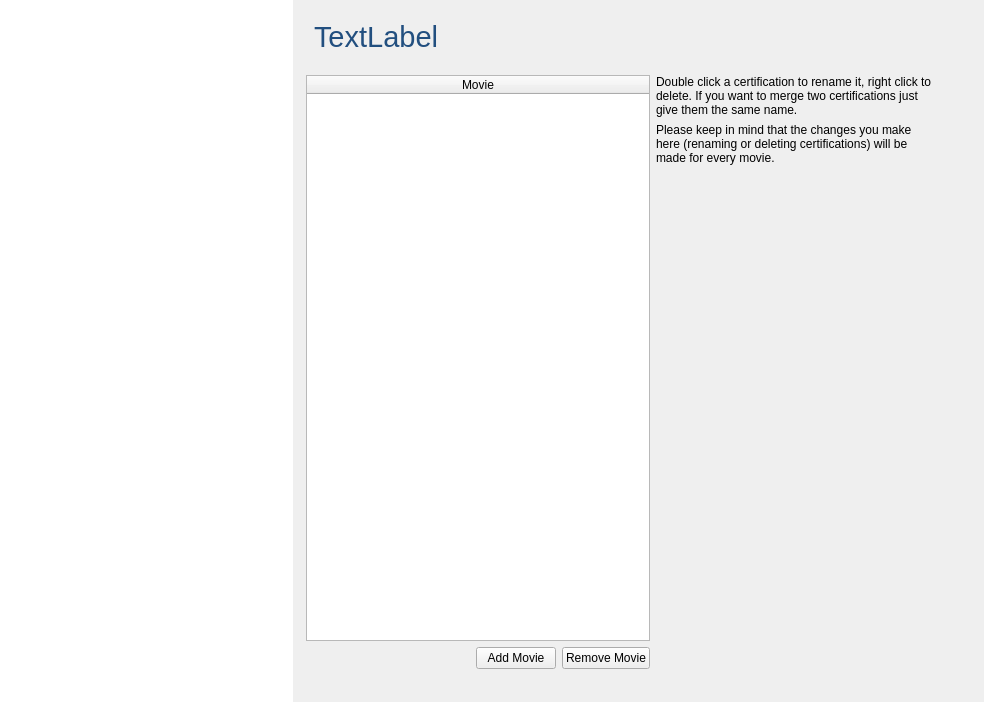
<?xml version="1.0" encoding="UTF-8"?>
<ui version="4.0">
 <class>CertificationWidget</class>
 <widget class="QWidget" name="CertificationWidget">
  <property name="geometry">
   <rect>
    <x>0</x>
    <y>0</y>
    <width>984</width>
    <height>702</height>
   </rect>
  </property>
  <property name="windowTitle">
   <string>Form</string>
  </property>
  <property name="styleSheet">
   <string notr="true">#certifications {
	border: 0px;
}
</string>
  </property>
  <layout class="QVBoxLayout" name="verticalLayout_2">
   <property name="leftMargin">
    <number>0</number>
   </property>
   <property name="topMargin">
    <number>0</number>
   </property>
   <property name="rightMargin">
    <number>0</number>
   </property>
   <property name="bottomMargin">
    <number>0</number>
   </property>
   <item>
    <widget class="MySplitter" name="splitter">
     <property name="orientation">
      <enum>Qt::Horizontal</enum>
     </property>
     <property name="handleWidth">
      <number>1</number>
     </property>
     <widget class="QTableWidget" name="certifications">
      <property name="styleSheet">
       <string notr="true">#certifications {
	alternate-background-color: #f9f9f9;
	selection-background-color: qlineargradient(spread:pad, x1:0, y1:0, x2:0, y2:1, stop:0 #4185b6, stop:1 #1b6aa5);
	color: #395265;
    selection-color: #ffffff;
}
</string>
      </property>
      <property name="alternatingRowColors">
       <bool>true</bool>
      </property>
      <property name="showGrid">
       <bool>false</bool>
      </property>
      <attribute name="horizontalHeaderVisible">
       <bool>false</bool>
      </attribute>
      <attribute name="horizontalHeaderStretchLastSection">
       <bool>true</bool>
      </attribute>
      <attribute name="verticalHeaderVisible">
       <bool>false</bool>
      </attribute>
      <column>
       <property name="text">
        <string>Certification</string>
       </property>
      </column>
     </widget>
     <widget class="QWidget" name="horizontalLayoutWidget">
      <layout class="QVBoxLayout" name="verticalLayout_3" stretch="0,1">
       <property name="leftMargin">
        <number>0</number>
       </property>
       <property name="topMargin">
        <number>20</number>
       </property>
       <property name="rightMargin">
        <number>0</number>
       </property>
       <property name="bottomMargin">
        <number>21</number>
       </property>
       <item>
        <widget class="QLabel" name="certificationName">
         <property name="font">
          <font>
           <family>Helvetica Neue</family>
           <pointsize>22</pointsize>
          </font>
         </property>
         <property name="styleSheet">
          <string notr="true">color: #224f7f;
</string>
         </property>
         <property name="text">
          <string>TextLabel</string>
         </property>
         <property name="indent">
          <number>20</number>
         </property>
        </widget>
       </item>
       <item>
        <widget class="QGroupBox" name="groupBox">
         <property name="styleSheet">
          <string notr="true">QGroupBox {
	border-radius: 0;
	background-color: transparent;
}
</string>
         </property>
         <property name="title">
          <string/>
         </property>
         <layout class="QHBoxLayout" name="horizontalLayout" stretch="1,0,0">
          <item>
           <layout class="QVBoxLayout" name="verticalLayout_4">
            <item>
             <widget class="QTableWidget" name="movies">
              <property name="editTriggers">
               <set>QAbstractItemView::NoEditTriggers</set>
              </property>
              <property name="alternatingRowColors">
               <bool>true</bool>
              </property>
              <property name="showGrid">
               <bool>false</bool>
              </property>
              <attribute name="horizontalHeaderStretchLastSection">
               <bool>true</bool>
              </attribute>
              <attribute name="verticalHeaderVisible">
               <bool>false</bool>
              </attribute>
              <column>
               <property name="text">
                <string>Movie</string>
               </property>
              </column>
             </widget>
            </item>
            <item>
             <layout class="QHBoxLayout" name="horizontalLayout_2">
              <item>
               <spacer name="horizontalSpacer_2">
                <property name="orientation">
                 <enum>Qt::Horizontal</enum>
                </property>
                <property name="sizeHint" stdset="0">
                 <size>
                  <width>40</width>
                  <height>20</height>
                 </size>
                </property>
               </spacer>
              </item>
              <item>
               <widget class="QPushButton" name="buttonAddMovie">
                <property name="toolTip">
                 <string>Add Movie</string>
                </property>
                <property name="text">
                 <string>Add Movie</string>
                </property>
                <property name="dropShadow" stdset="0">
                 <bool>true</bool>
                </property>
               </widget>
              </item>
              <item>
               <widget class="QPushButton" name="buttonRemoveMovie">
                <property name="toolTip">
                 <string>Remove Current Movie</string>
                </property>
                <property name="text">
                 <string>Remove Movie</string>
                </property>
                <property name="dropShadow" stdset="0">
                 <bool>true</bool>
                </property>
               </widget>
              </item>
             </layout>
            </item>
           </layout>
          </item>
          <item>
           <layout class="QVBoxLayout" name="verticalLayout">
            <item>
             <widget class="QLabel" name="label_3">
              <property name="text">
               <string>Double click a certification to rename it, right click to delete. If you want to merge two certifications just give them the same name.</string>
              </property>
              <property name="wordWrap">
               <bool>true</bool>
              </property>
             </widget>
            </item>
            <item>
             <widget class="QLabel" name="label_2">
              <property name="text">
               <string>Please keep in mind that the changes you make here (renaming or deleting certifications) will be made for every movie.</string>
              </property>
              <property name="wordWrap">
               <bool>true</bool>
              </property>
             </widget>
            </item>
            <item>
             <spacer name="verticalSpacer">
              <property name="orientation">
               <enum>Qt::Vertical</enum>
              </property>
              <property name="sizeHint" stdset="0">
               <size>
                <width>20</width>
                <height>40</height>
               </size>
              </property>
             </spacer>
            </item>
           </layout>
          </item>
          <item>
           <spacer name="horizontalSpacer">
            <property name="orientation">
             <enum>Qt::Horizontal</enum>
            </property>
            <property name="sizeHint" stdset="0">
             <size>
              <width>40</width>
              <height>20</height>
             </size>
            </property>
           </spacer>
          </item>
         </layout>
        </widget>
       </item>
      </layout>
     </widget>
    </widget>
   </item>
  </layout>
 </widget>
 <customwidgets>
  <customwidget>
   <class>MySplitter</class>
   <extends>QSplitter</extends>
   <header>smallWidgets/MySplitter.h</header>
   <container>1</container>
  </customwidget>
 </customwidgets>
 <resources/>
 <connections>
  <connection>
   <sender>buttonAddMovie</sender>
   <signal>clicked()</signal>
   <receiver>CertificationWidget</receiver>
   <slot>addMovie()</slot>
   <hints>
    <hint type="sourcelabel">
     <x>555</x>
     <y>651</y>
    </hint>
    <hint type="destinationlabel">
     <x>491</x>
     <y>350</y>
    </hint>
   </hints>
  </connection>
  <connection>
   <sender>buttonRemoveMovie</sender>
   <signal>clicked()</signal>
   <receiver>CertificationWidget</receiver>
   <slot>removeMovie()</slot>
   <hints>
    <hint type="sourcelabel">
     <x>619</x>
     <y>651</y>
    </hint>
    <hint type="destinationlabel">
     <x>491</x>
     <y>350</y>
    </hint>
   </hints>
  </connection>
 </connections>
 <slots>
  <slot>addMovie()</slot>
  <slot>removeMovie()</slot>
 </slots>
</ui>
